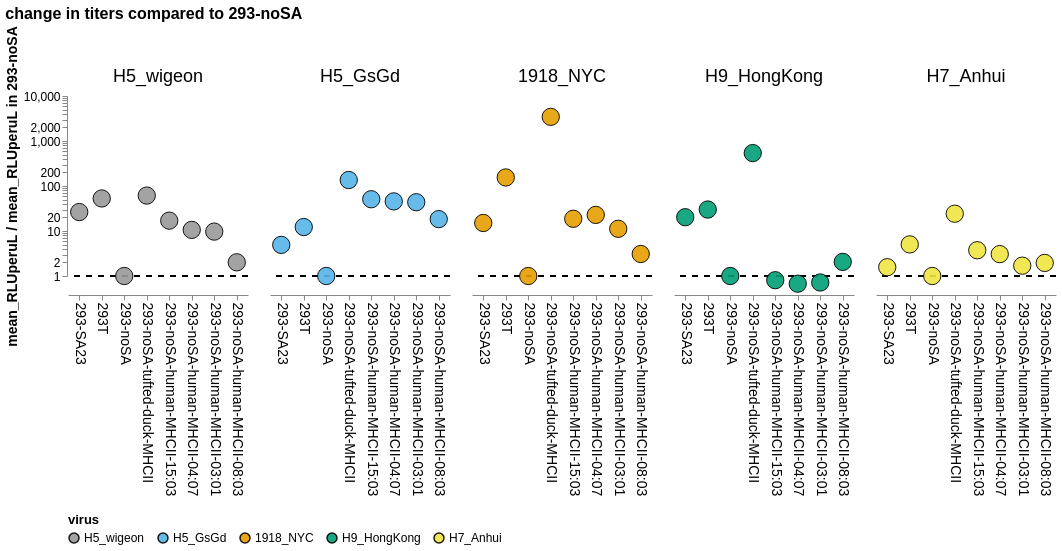

Write notebook code for a chart like this one.
### Code cell
CBPALETTE = ('#999999','#56B4E9','#E69F00','#009E73','#F0E442','#0072B2','#D55E00','#CC79A7')

df = average_titers.copy()

# get baseline mean_RLUperuL for each virus in 293-noSA cells
baseline = (
    df.loc[df["cells"] == "293-noSA", ["virus", "mean_RLUperuL"]]
    .rename(columns={"mean_RLUperuL": "mean_RLUperuL_293_noSA"})
)

# join baseline back onto all rows by virus
df = df.merge(baseline, on="virus", how="left")

# keep only the cell lines you want to compare against 293-noSA
df = df[df["cells"].isin(cells_order)].copy()

# calculate fold-change over 293-noSA
df["RLU_over_293_noSA"] = df["mean_RLUperuL"] / df["mean_RLUperuL_293_noSA"]

# set ordering
df["virus"] = df["virus"].astype(
    CategoricalDtype(categories=virus_order, ordered=True)
)

df["cells"] = df["cells"].astype(
    CategoricalDtype(categories=cells_order, ordered=True)
)

df["virus"] = df["virus"].astype(
    CategoricalDtype(categories=virus_order, ordered=True)
)

df["cells"] = df["cells"].astype(
    CategoricalDtype(categories=cells_order, ordered=True)
)

base = alt.Chart(df).encode(
    x=alt.X(
        "cells:N",
        sort=cells_order,
        title=None,
        axis=alt.Axis(
            labelAngle=90,
            labelFontSize=14,
            labelLimit=0
        ),
    ),
    y=alt.Y(
        "RLU_over_293_noSA:Q",
        scale=alt.Scale(type="log", domain=[1, 10000]),
        title="mean_RLUperuL / mean_RLUperuL in 293-noSA",
        axis=alt.Axis(
            titleFontSize=14,
            labelFontSize=12
        ),
    ),
    color=alt.Color(
        "virus:N",
        sort=virus_order,
        scale=alt.Scale(range=CBPALETTE),
        legend=alt.Legend(
            title="virus",
            orient="bottom",
            titleFontSize=13,
            labelFontSize=12,
            labelLimit=0
        ),
    ),
    tooltip=[
        "virus:N",
        "cells:N",
        alt.Tooltip("RLU_over_293_noSA:Q"),
    ],
)

points = base.mark_point(
    size=300,
    filled=True,
    opacity=0.9,
    stroke="black",
    strokeWidth=1,
)

hline = alt.Chart(df).mark_rule(
    strokeDash=[6, 6],
    color="black"
).encode(
    y=alt.datum(1)
)

chart = (
    alt.layer(hline, points)
    .properties(
        width=180,
        height=180
    )
    .facet(
        column=alt.Column(
            "virus:N",
            sort=virus_order,
            header=alt.Header(
                title=None,
                labelFontSize=18,
                labelOrient="top",
            ),
        ),
        columns=4,
    )
    .properties(
        title="change in titers compared to 293-noSA"
    )
    .resolve_scale(
        y="shared"
    )
    .configure_axis(
        grid=False
    )
    .configure_view(
        stroke=None
    )
    .configure_title(
        fontSize=16
    )
    .configure_facet(
        spacing=20
    )
)

chart

### Figure 1 — Vega-Lite specification as saved in the notebook (floating-point values rounded to 4 significant figures)
{"config": {"view": {"continuousWidth": 300, "continuousHeight": 300, "stroke": null}, "axis": {"grid": false}, "facet": {"spacing": 20}, "title": {"fontSize": 16}}, "data": {"name": "data-2f6e157b5238b5b7098594d6c71290bb"}, "facet": {"column": {"field": "virus", "header": {"labelFontSize": 18, "labelOrient": "top", "title": null}, "sort": ["H5_wigeon", "H5_GsGd", "1918_NYC", "H9_HongKong", "H7_Anhui"], "type": "nominal"}}, "spec": {"layer": [{"mark": {"type": "rule", "color": "black", "strokeDash": [6, 6]}, "encoding": {"y": {"datum": 1}}}, {"mark": {"type": "point", "filled": true, "opacity": 0.9, "size": 300, "stroke": "black", "strokeWidth": 1}, "encoding": {"color": {"field": "virus", "legend": {"labelFontSize": 12, "labelLimit": 0, "orient": "bottom", "title": "virus", "titleFontSize": 13}, "scale": {"range": ["#999999", "#56B4E9", "#E69F00", "#009E73", "#F0E442", "#0072B2", "#D55E00", "#CC79A7"]}, "sort": ["H5_wigeon", "H5_GsGd", "1918_NYC", "H9_HongKong", "H7_Anhui"], "type": "nominal"}, "tooltip": [{"field": "virus", "type": "nominal"}, {"field": "cells", "type": "nominal"}, {"field": "RLU_over_293_noSA", "type": "quantitative"}], "x": {"axis": {"labelAngle": 90, "labelFontSize": 14, "labelLimit": 0}, "field": "cells", "sort": ["293-SA23", "293T", "293-noSA", "293-noSA-tufted-duck-MHCII", "293-noSA-human-MHCII-15:03", "293-noSA-human-MHCII-04:07", "293-noSA-human-MHCII-03:01", "293-noSA-human-MHCII-08:03"], "title": null, "type": "nominal"}, "y": {"axis": {"labelFontSize": 12, "titleFontSize": 14}, "field": "RLU_over_293_noSA", "scale": {"domain": [1, 10000], "type": "log"}, "title": "mean_RLUperuL / mean_RLUperuL in 293-noSA", "type": "quantitative"}}}], "height": 180, "width": 180}, "columns": 4, "resolve": {"scale": {"y": "shared"}}, "title": "change in titers compared to 293-noSA", "$schema": "https://vega.github.io/schema/vega-lite/v6.1.0.json", "datasets": {"data-2f6e157b5238b5b7098594d6c71290bb": [{"virus": "1918_NYC", "cells": "293-SA23", "oseltamivir": "no", "media": "IGM", "mean_RLUperuL": 1679.0, "mean_RLUperuL_293_noSA": 111.4, "RLU_over_293_noSA": 15.08}, {"virus": "1918_NYC", "cells": "293-noSA", "oseltamivir": "no", "media": "IGM", "mean_RLUperuL": 111.4, "mean_RLUperuL_293_noSA": 111.4, "RLU_over_293_noSA": 1.0}, {"virus": "1918_NYC", "cells": "293-noSA-human-MHCII-03:01", "oseltamivir": "no", "media": "IGM", "mean_RLUperuL": 1247.0, "mean_RLUperuL_293_noSA": 111.4, "RLU_over_293_noSA": 11.2}, {"virus": "1918_NYC", "cells": "293-noSA-human-MHCII-04:07", "oseltamivir": "no", "media": "IGM", "mean_RLUperuL": 2538.0, "mean_RLUperuL_293_noSA": 111.4, "RLU_over_293_noSA": 22.79}, {"virus": "1918_NYC", "cells": "293-noSA-human-MHCII-08:03", "oseltamivir": "no", "media": "IGM", "mean_RLUperuL": 343.5, "mean_RLUperuL_293_noSA": 111.4, "RLU_over_293_noSA": 3.083}, {"virus": "1918_NYC", "cells": "293-noSA-human-MHCII-15:03", "oseltamivir": "no", "media": "IGM", "mean_RLUperuL": 2082.0, "mean_RLUperuL_293_noSA": 111.4, "RLU_over_293_noSA": 18.69}, {"virus": "1918_NYC", "cells": "293-noSA-tufted-duck-MHCII", "oseltamivir": "no", "media": "IGM", "mean_RLUperuL": 383700.0, "mean_RLUperuL_293_noSA": 111.4, "RLU_over_293_noSA": 3444.0}, {"virus": "1918_NYC", "cells": "293T", "oseltamivir": "no", "media": "IGM", "mean_RLUperuL": 17230.0, "mean_RLUperuL_293_noSA": 111.4, "RLU_over_293_noSA": 154.7}, {"virus": "H5_GsGd", "cells": "293-SA23", "oseltamivir": "no", "media": "IGM", "mean_RLUperuL": 72350.0, "mean_RLUperuL_293_noSA": 14730.0, "RLU_over_293_noSA": 4.912}, {"virus": "H5_GsGd", "cells": "293-noSA", "oseltamivir": "no", "media": "IGM", "mean_RLUperuL": 14730.0, "mean_RLUperuL_293_noSA": 14730.0, "RLU_over_293_noSA": 1.0}, {"virus": "H5_GsGd", "cells": "293-noSA-human-MHCII-03:01", "oseltamivir": "no", "media": "IGM", "mean_RLUperuL": 642300.0, "mean_RLUperuL_293_noSA": 14730.0, "RLU_over_293_noSA": 43.61}, {"virus": "H5_GsGd", "cells": "293-noSA-human-MHCII-04:07", "oseltamivir": "no", "media": "IGM", "mean_RLUperuL": 670700.0, "mean_RLUperuL_293_noSA": 14730.0, "RLU_over_293_noSA": 45.54}, {"virus": "H5_GsGd", "cells": "293-noSA-human-MHCII-08:03", "oseltamivir": "no", "media": "IGM", "mean_RLUperuL": 270600.0, "mean_RLUperuL_293_noSA": 14730.0, "RLU_over_293_noSA": 18.37}, {"virus": "H5_GsGd", "cells": "293-noSA-human-MHCII-15:03", "oseltamivir": "no", "media": "IGM", "mean_RLUperuL": 747900.0, "mean_RLUperuL_293_noSA": 14730.0, "RLU_over_293_noSA": 50.78}, {"virus": "H5_GsGd", "cells": "293-noSA-tufted-duck-MHCII", "oseltamivir": "no", "media": "IGM", "mean_RLUperuL": 2002000.0, "mean_RLUperuL_293_noSA": 14730.0, "RLU_over_293_noSA": 135.9}, {"virus": "H5_GsGd", "cells": "293T", "oseltamivir": "no", "media": "IGM", "mean_RLUperuL": 180400.0, "mean_RLUperuL_293_noSA": 14730.0, "RLU_over_293_noSA": 12.25}, {"virus": "H5_wigeon", "cells": "293-SA23", "oseltamivir": "no", "media": "IGM", "mean_RLUperuL": 1239000.0, "mean_RLUperuL_293_noSA": 46990.0, "RLU_over_293_noSA": 26.36}, {"virus": "H5_wigeon", "cells": "293-noSA", "oseltamivir": "no", "media": "IGM", "mean_RLUperuL": 46990.0, "mean_RLUperuL_293_noSA": 46990.0, "RLU_over_293_noSA": 1.0}, {"virus": "H5_wigeon", "cells": "293-noSA-human-MHCII-03:01", "oseltamivir": "no", "media": "IGM", "mean_RLUperuL": 455600.0, "mean_RLUperuL_293_noSA": 46990.0, "RLU_over_293_noSA": 9.696}, {"virus": "H5_wigeon", "cells": "293-noSA-human-MHCII-04:07", "oseltamivir": "no", "media": "IGM", "mean_RLUperuL": 497500.0, "mean_RLUperuL_293_noSA": 46990.0, "RLU_over_293_noSA": 10.59}, {"virus": "H5_wigeon", "cells": "293-noSA-human-MHCII-08:03", "oseltamivir": "no", "media": "IGM", "mean_RLUperuL": 94630.0, "mean_RLUperuL_293_noSA": 46990.0, "RLU_over_293_noSA": 2.014}, {"virus": "H5_wigeon", "cells": "293-noSA-human-MHCII-15:03", "oseltamivir": "no", "media": "IGM", "mean_RLUperuL": 797800.0, "mean_RLUperuL_293_noSA": 46990.0, "RLU_over_293_noSA": 16.98}, {"virus": "H5_wigeon", "cells": "293-noSA-tufted-duck-MHCII", "oseltamivir": "no", "media": "IGM", "mean_RLUperuL": 2882000.0, "mean_RLUperuL_293_noSA": 46990.0, "RLU_over_293_noSA": 61.34}, {"virus": "H5_wigeon", "cells": "293T", "oseltamivir": "no", "media": "IGM", "mean_RLUperuL": 2484000.0, "mean_RLUperuL_293_noSA": 46990.0, "RLU_over_293_noSA": 52.86}, {"virus": "H7_Anhui", "cells": "293-SA23", "oseltamivir": "no", "media": "IGM", "mean_RLUperuL": 29350.0, "mean_RLUperuL_293_noSA": 18730.0, "RLU_over_293_noSA": 1.567}, {"virus": "H7_Anhui", "cells": "293-noSA", "oseltamivir": "no", "media": "IGM", "mean_RLUperuL": 18730.0, "mean_RLUperuL_293_noSA": 18730.0, "RLU_over_293_noSA": 1.0}, {"virus": "H7_Anhui", "cells": "293-noSA-human-MHCII-03:01", "oseltamivir": "no", "media": "IGM", "mean_RLUperuL": 31790.0, "mean_RLUperuL_293_noSA": 18730.0, "RLU_over_293_noSA": 1.697}, {"virus": "H7_Anhui", "cells": "293-noSA-human-MHCII-04:07", "oseltamivir": "no", "media": "IGM", "mean_RLUperuL": 57370.0, "mean_RLUperuL_293_noSA": 18730.0, "RLU_over_293_noSA": 3.063}, {"virus": "H7_Anhui", "cells": "293-noSA-human-MHCII-08:03", "oseltamivir": "no", "media": "IGM", "mean_RLUperuL": 36540.0, "mean_RLUperuL_293_noSA": 18730.0, "RLU_over_293_noSA": 1.951}, {"virus": "H7_Anhui", "cells": "293-noSA-human-MHCII-15:03", "oseltamivir": "no", "media": "IGM", "mean_RLUperuL": 69920.0, "mean_RLUperuL_293_noSA": 18730.0, "RLU_over_293_noSA": 3.733}, {"virus": "H7_Anhui", "cells": "293-noSA-tufted-duck-MHCII", "oseltamivir": "no", "media": "IGM", "mean_RLUperuL": 453900.0, "mean_RLUperuL_293_noSA": 18730.0, "RLU_over_293_noSA": 24.23}, {"virus": "H7_Anhui", "cells": "293T", "oseltamivir": "no", "media": "IGM", "mean_RLUperuL": 94370.0, "mean_RLUperuL_293_noSA": 18730.0, "RLU_over_293_noSA": 5.038}, {"virus": "H9_HongKong", "cells": "293-SA23", "oseltamivir": "no", "media": "IGM", "mean_RLUperuL": 2417.0, "mean_RLUperuL_293_noSA": 119.4, "RLU_over_293_noSA": 20.25}, {"virus": "H9_HongKong", "cells": "293-noSA", "oseltamivir": "no", "media": "IGM", "mean_RLUperuL": 119.4, "mean_RLUperuL_293_noSA": 119.4, "RLU_over_293_noSA": 1.0}, {"virus": "H9_HongKong", "cells": "293-noSA-human-MHCII-03:01", "oseltamivir": "no", "media": "IGM", "mean_RLUperuL": 85.63, "mean_RLUperuL_293_noSA": 119.4, "RLU_over_293_noSA": 0.7174}, {"virus": "H9_HongKong", "cells": "293-noSA-human-MHCII-04:07", "oseltamivir": "no", "media": "IGM", "mean_RLUperuL": 80.44, "mean_RLUperuL_293_noSA": 119.4, "RLU_over_293_noSA": 0.6739}, {"virus": "H9_HongKong", "cells": "293-noSA-human-MHCII-08:03", "oseltamivir": "no", "media": "IGM", "mean_RLUperuL": 245.6, "mean_RLUperuL_293_noSA": 119.4, "RLU_over_293_noSA": 2.058}, {"virus": "H9_HongKong", "cells": "293-noSA-human-MHCII-15:03", "oseltamivir": "no", "media": "IGM", "mean_RLUperuL": 96.32, "mean_RLUperuL_293_noSA": 119.4, "RLU_over_293_noSA": 0.8069}, {"virus": "H9_HongKong", "cells": "293-noSA-tufted-duck-MHCII", "oseltamivir": "no", "media": "IGM", "mean_RLUperuL": 64360.0, "mean_RLUperuL_293_noSA": 119.4, "RLU_over_293_noSA": 539.2}, {"virus": "H9_HongKong", "cells": "293T", "oseltamivir": "no", "media": "IGM", "mean_RLUperuL": 3581.0, "mean_RLUperuL_293_noSA": 119.4, "RLU_over_293_noSA": 30.0}]}}
